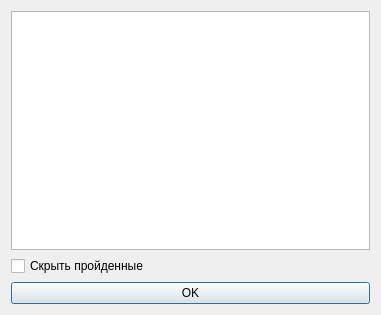
<?xml version="1.0" encoding="UTF-8"?>
<ui version="4.0">
 <class>Dialog</class>
 <widget class="QDialog" name="Dialog">
  <property name="geometry">
   <rect>
    <x>0</x>
    <y>0</y>
    <width>381</width>
    <height>315</height>
   </rect>
  </property>
  <property name="windowTitle">
   <string>Выбор уровня</string>
  </property>
  <property name="windowIcon">
   <iconset>
    <normaloff>../graphics/choice.png</normaloff>../graphics/choice.png</iconset>
  </property>
  <property name="modal">
   <bool>true</bool>
  </property>
  <layout class="QGridLayout" name="gridLayout">
   <item row="0" column="0">
    <widget class="QTableWidget" name="table">
     <property name="editTriggers">
      <set>QAbstractItemView::AnyKeyPressed|QAbstractItemView::EditKeyPressed</set>
     </property>
     <property name="showDropIndicator" stdset="0">
      <bool>true</bool>
     </property>
     <property name="selectionMode">
      <enum>QAbstractItemView::SingleSelection</enum>
     </property>
     <property name="selectionBehavior">
      <enum>QAbstractItemView::SelectRows</enum>
     </property>
     <property name="textElideMode">
      <enum>Qt::ElideMiddle</enum>
     </property>
     <property name="showGrid">
      <bool>true</bool>
     </property>
     <property name="sortingEnabled">
      <bool>true</bool>
     </property>
     <property name="cornerButtonEnabled">
      <bool>true</bool>
     </property>
     <attribute name="verticalHeaderVisible">
      <bool>false</bool>
     </attribute>
    </widget>
   </item>
   <item row="1" column="0">
    <widget class="QCheckBox" name="checkBox">
     <property name="text">
      <string>Скрыть пройденные</string>
     </property>
    </widget>
   </item>
   <item row="2" column="0">
    <widget class="QPushButton" name="pushButton">
     <property name="text">
      <string>OK</string>
     </property>
    </widget>
   </item>
  </layout>
 </widget>
 <resources/>
 <connections/>
</ui>
